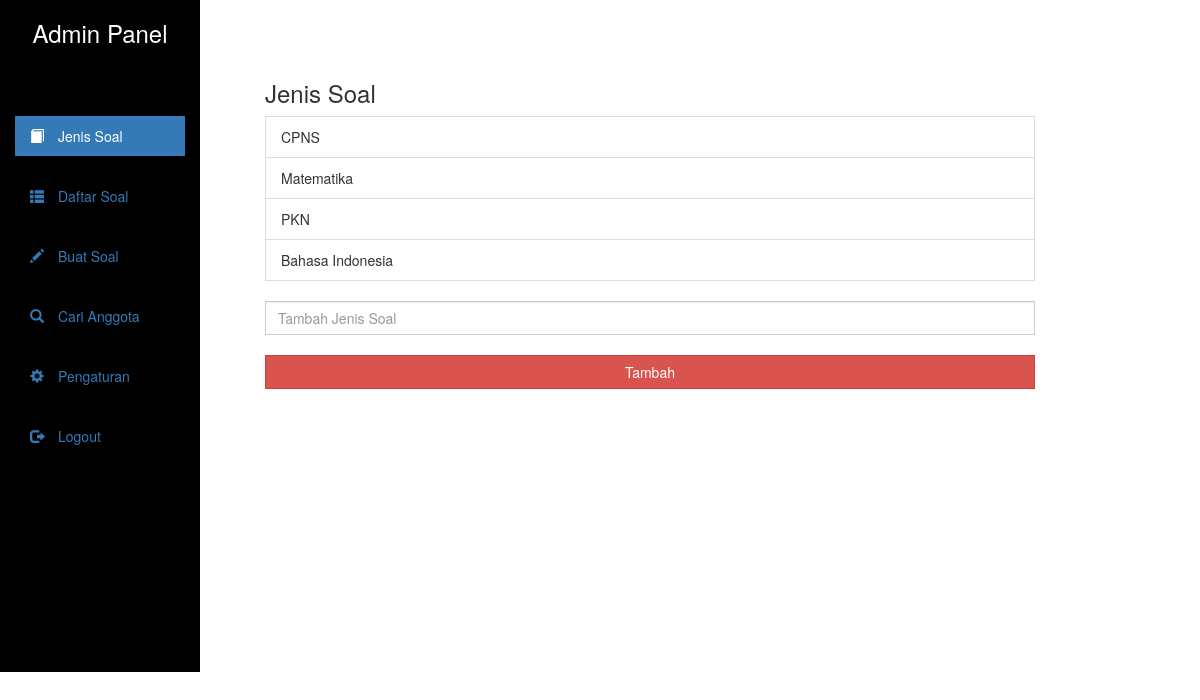
Page /adminHome.php (signed in) on the committed database.
### tables this page shows
CREATE TABLE `subjects` (
  `subject_id` int(11) NOT NULL,
  `subject` varchar(200) NOT NULL
);

### adminHomeContent.php (the view, shortened to what this page needs)
<?php
$subjects_result = mysqli_query($conn,'SELECT * FROM subjects');
$subjects = mysqli_fetch_all($subjects_result, MYSQLI_ASSOC);
?>
<div id="subjects" class="tab-pane in fade active">
	<h3>Jenis Soal</h3>
	<ul class="list-group">
	<?php foreach($subjects as $subject) : ?>
		<li class="list-group-item"><?php echo $subject['subject']; ?></li>
	<?php endforeach; ?>
	</ul>
	<form method="post" action="">
		<input class="form-control" type="text" name="subject" placeholder="Tambah Jenis Soal"><br>
		<input type="submit" name="add_subject" value="Tambah" class="btn btn-danger btn-block">
	</form>
</div>

### css/stylesheet.css (style rules this page uses)
body { position: relative; }
* { border-radius: 0 !important; }

### rows in the picture
subjects: subject "CPNS"
subjects: subject "Matematika"
subjects: subject "PKN"
subjects: subject "Bahasa Indonesia"
